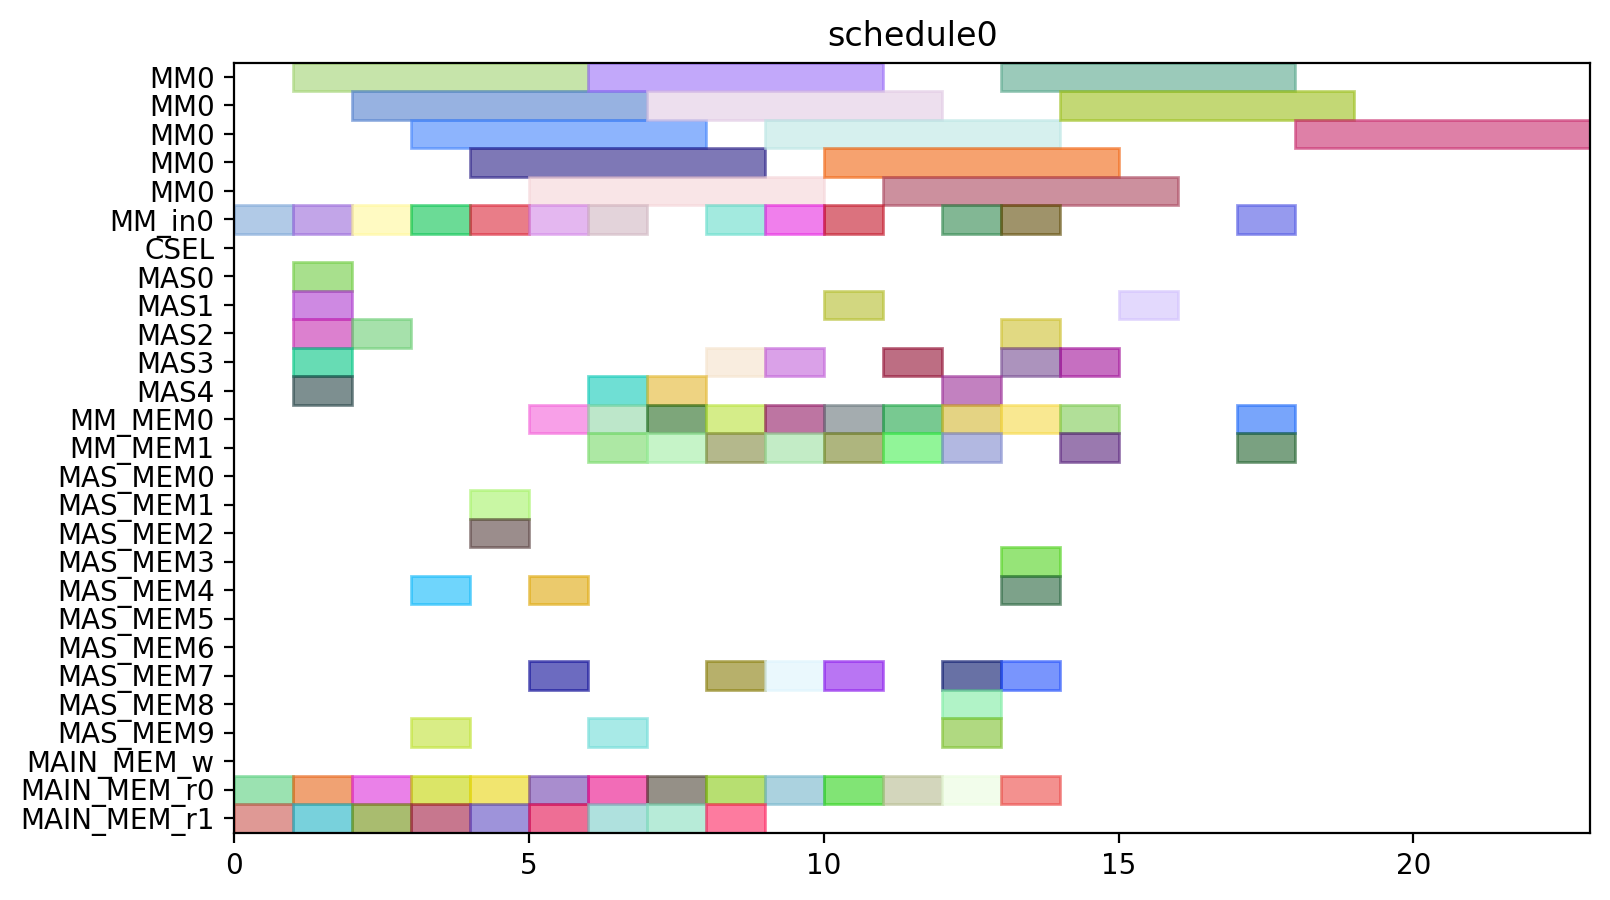

Python code for this plot:
from pyschedule import Scenario, solvers, plotters, alt


def solve():
	horizon = 90
	S = Scenario("schedule0", horizon=horizon)

	# resource
	MM = S.Resources('MM', num=1, size=5)
	MM_in = S.Resources('MM_in', num=1)
	CSEL = S.Resource('CSEL')
	MAS = S.Resources('MAS', num=5, size=1, periods=range(1, horizon))
	MM_MEM = S.Resources('MM_MEM', num=2)
	MAS_MEM = S.Resources('MAS_MEM', num=10)
	MAIN_MEM_w = S.Resource('MAIN_MEM_w', size=1)
	MAIN_MEM_r = S.Resources('MAIN_MEM_r', num=2)

	# result of previous scheduling

	# new tasks
	t0_in = S.Task('t0_in', length=1, delay_cost=1)
	t0_in += alt(MM_in)
	t0 = S.Task('t0', length=5, delay_cost=1)
	t0 += alt(MM)
	S += t0>=t0_in

	t0_mem0 = S.Task('t0_mem0', length=1, delay_cost=1)
	t0_mem0 += MAIN_MEM_r[0]
	t0_mem1 = S.Task('t0_mem1', length=1, delay_cost=1)
	t0_mem1 += MAIN_MEM_r[1]
	t1_in = S.Task('t1_in', length=1, delay_cost=1)
	t1_in += alt(MM_in)
	t1 = S.Task('t1', length=5, delay_cost=1)
	t1 += alt(MM)
	S += t1>=t1_in

	t1_mem0 = S.Task('t1_mem0', length=1, delay_cost=1)
	t1_mem0 += MAIN_MEM_r[0]
	t1_mem1 = S.Task('t1_mem1', length=1, delay_cost=1)
	t1_mem1 += MAIN_MEM_r[1]
	t2_in = S.Task('t2_in', length=1, delay_cost=1)
	t2_in += alt(MM_in)
	t2 = S.Task('t2', length=5, delay_cost=1)
	t2 += alt(MM)
	S += t2>=t2_in

	t2_mem0 = S.Task('t2_mem0', length=1, delay_cost=1)
	t2_mem0 += MAIN_MEM_r[0]
	t2_mem1 = S.Task('t2_mem1', length=1, delay_cost=1)
	t2_mem1 += MAIN_MEM_r[1]
	t3 = S.Task('t3', length=1, delay_cost=1)
	t3 += alt(MAS)

	t3_mem0 = S.Task('t3_mem0', length=1, delay_cost=1)
	t3_mem0 += MAIN_MEM_r[0]
	t3_mem1 = S.Task('t3_mem1', length=1, delay_cost=1)
	t3_mem1 += MAIN_MEM_r[1]
	t4 = S.Task('t4', length=1, delay_cost=1)
	t4 += alt(MAS)

	t4_mem0 = S.Task('t4_mem0', length=1, delay_cost=1)
	t4_mem0 += MAIN_MEM_r[0]
	t4_mem1 = S.Task('t4_mem1', length=1, delay_cost=1)
	t4_mem1 += MAIN_MEM_r[1]
	t8 = S.Task('t8', length=1, delay_cost=1)
	t8 += alt(MAS)

	t8_mem0 = S.Task('t8_mem0', length=1, delay_cost=1)
	t8_mem0 += MAIN_MEM_r[0]
	t8_mem1 = S.Task('t8_mem1', length=1, delay_cost=1)
	t8_mem1 += MAIN_MEM_r[1]
	t9 = S.Task('t9', length=1, delay_cost=1)
	t9 += alt(MAS)

	t9_mem0 = S.Task('t9_mem0', length=1, delay_cost=1)
	t9_mem0 += MAIN_MEM_r[0]
	t9_mem1 = S.Task('t9_mem1', length=1, delay_cost=1)
	t9_mem1 += MAIN_MEM_r[1]
	t13 = S.Task('t13', length=1, delay_cost=1)
	t13 += alt(MAS)

	t13_mem0 = S.Task('t13_mem0', length=1, delay_cost=1)
	t13_mem0 += MAIN_MEM_r[0]
	t13_mem1 = S.Task('t13_mem1', length=1, delay_cost=1)
	t13_mem1 += MAIN_MEM_r[1]
	t14 = S.Task('t14', length=1, delay_cost=1)
	t14 += alt(MAS)

	t14_mem0 = S.Task('t14_mem0', length=1, delay_cost=1)
	t14_mem0 += MAIN_MEM_r[0]
	t14_mem1 = S.Task('t14_mem1', length=1, delay_cost=1)
	t14_mem1 += MAIN_MEM_r[1]
	t5_in = S.Task('t5_in', length=1, delay_cost=1)
	t5_in += alt(MM_in)
	t5 = S.Task('t5', length=5, delay_cost=1)
	t5 += alt(MM)
	S += t5>=t5_in

	t5_mem0 = S.Task('t5_mem0', length=1, delay_cost=1)
	t5_mem0 += alt(MAS_MEM)
	S += (t3*MAS[0])-1 < t5_mem0*MAS_MEM[0]
	S += (t3*MAS[1])-1 < t5_mem0*MAS_MEM[2]
	S += (t3*MAS[2])-1 < t5_mem0*MAS_MEM[4]
	S += (t3*MAS[3])-1 < t5_mem0*MAS_MEM[6]
	S += (t3*MAS[4])-1 < t5_mem0*MAS_MEM[8]
	S += t5_mem0 <= t5

	t5_mem1 = S.Task('t5_mem1', length=1, delay_cost=1)
	t5_mem1 += alt(MAS_MEM)
	S += (t4*MAS[0])-1 < t5_mem1*MAS_MEM[1]
	S += (t4*MAS[1])-1 < t5_mem1*MAS_MEM[3]
	S += (t4*MAS[2])-1 < t5_mem1*MAS_MEM[5]
	S += (t4*MAS[3])-1 < t5_mem1*MAS_MEM[7]
	S += (t4*MAS[4])-1 < t5_mem1*MAS_MEM[9]
	S += t5_mem1 <= t5

	t6 = S.Task('t6', length=1, delay_cost=1)
	t6 += alt(MAS)

	t6_mem0 = S.Task('t6_mem0', length=1, delay_cost=1)
	t6_mem0 += alt(MM_MEM)
	S += (t0*MM[0])-1 < t6_mem0*MM_MEM[0]
	S += t6_mem0 <= t6

	t6_mem1 = S.Task('t6_mem1', length=1, delay_cost=1)
	t6_mem1 += alt(MM_MEM)
	S += (t1*MM[0])-1 < t6_mem1*MM_MEM[1]
	S += t6_mem1 <= t6

	t10_in = S.Task('t10_in', length=1, delay_cost=1)
	t10_in += alt(MM_in)
	t10 = S.Task('t10', length=5, delay_cost=1)
	t10 += alt(MM)
	S += t10>=t10_in

	t10_mem0 = S.Task('t10_mem0', length=1, delay_cost=1)
	t10_mem0 += alt(MAS_MEM)
	S += (t8*MAS[0])-1 < t10_mem0*MAS_MEM[0]
	S += (t8*MAS[1])-1 < t10_mem0*MAS_MEM[2]
	S += (t8*MAS[2])-1 < t10_mem0*MAS_MEM[4]
	S += (t8*MAS[3])-1 < t10_mem0*MAS_MEM[6]
	S += (t8*MAS[4])-1 < t10_mem0*MAS_MEM[8]
	S += t10_mem0 <= t10

	t10_mem1 = S.Task('t10_mem1', length=1, delay_cost=1)
	t10_mem1 += alt(MAS_MEM)
	S += (t9*MAS[0])-1 < t10_mem1*MAS_MEM[1]
	S += (t9*MAS[1])-1 < t10_mem1*MAS_MEM[3]
	S += (t9*MAS[2])-1 < t10_mem1*MAS_MEM[5]
	S += (t9*MAS[3])-1 < t10_mem1*MAS_MEM[7]
	S += (t9*MAS[4])-1 < t10_mem1*MAS_MEM[9]
	S += t10_mem1 <= t10

	t11 = S.Task('t11', length=1, delay_cost=1)
	t11 += alt(MAS)

	t11_mem0 = S.Task('t11_mem0', length=1, delay_cost=1)
	t11_mem0 += alt(MM_MEM)
	S += (t1*MM[0])-1 < t11_mem0*MM_MEM[0]
	S += t11_mem0 <= t11

	t11_mem1 = S.Task('t11_mem1', length=1, delay_cost=1)
	t11_mem1 += alt(MM_MEM)
	S += (t2*MM[0])-1 < t11_mem1*MM_MEM[1]
	S += t11_mem1 <= t11

	t15_in = S.Task('t15_in', length=1, delay_cost=1)
	t15_in += alt(MM_in)
	t15 = S.Task('t15', length=5, delay_cost=1)
	t15 += alt(MM)
	S += t15>=t15_in

	t15_mem0 = S.Task('t15_mem0', length=1, delay_cost=1)
	t15_mem0 += alt(MAS_MEM)
	S += (t13*MAS[0])-1 < t15_mem0*MAS_MEM[0]
	S += (t13*MAS[1])-1 < t15_mem0*MAS_MEM[2]
	S += (t13*MAS[2])-1 < t15_mem0*MAS_MEM[4]
	S += (t13*MAS[3])-1 < t15_mem0*MAS_MEM[6]
	S += (t13*MAS[4])-1 < t15_mem0*MAS_MEM[8]
	S += t15_mem0 <= t15

	t15_mem1 = S.Task('t15_mem1', length=1, delay_cost=1)
	t15_mem1 += alt(MAS_MEM)
	S += (t14*MAS[0])-1 < t15_mem1*MAS_MEM[1]
	S += (t14*MAS[1])-1 < t15_mem1*MAS_MEM[3]
	S += (t14*MAS[2])-1 < t15_mem1*MAS_MEM[5]
	S += (t14*MAS[3])-1 < t15_mem1*MAS_MEM[7]
	S += (t14*MAS[4])-1 < t15_mem1*MAS_MEM[9]
	S += t15_mem1 <= t15

	t16 = S.Task('t16', length=1, delay_cost=1)
	t16 += alt(MAS)

	t16_mem0 = S.Task('t16_mem0', length=1, delay_cost=1)
	t16_mem0 += alt(MM_MEM)
	S += (t0*MM[0])-1 < t16_mem0*MM_MEM[0]
	S += t16_mem0 <= t16

	t16_mem1 = S.Task('t16_mem1', length=1, delay_cost=1)
	t16_mem1 += alt(MM_MEM)
	S += (t2*MM[0])-1 < t16_mem1*MM_MEM[1]
	S += t16_mem1 <= t16

	t19_in = S.Task('t19_in', length=1, delay_cost=1)
	t19_in += alt(MM_in)
	t19 = S.Task('t19', length=5, delay_cost=1)
	t19 += alt(MM)
	S += t19>=t19_in

	t19_mem0 = S.Task('t19_mem0', length=1, delay_cost=1)
	t19_mem0 += MAIN_MEM_r[0]
	t19_mem1 = S.Task('t19_mem1', length=1, delay_cost=1)
	t19_mem1 += alt(MM_MEM)
	S += (t2*MM[0])-1 < t19_mem1*MM_MEM[1]
	S += t19_mem1 <= t19

	t24 = S.Task('t24', length=1, delay_cost=1)
	t24 += alt(MAS)

	t24_mem0 = S.Task('t24_mem0', length=1, delay_cost=1)
	t24_mem0 += alt(MM_MEM)
	S += (t0*MM[0])-1 < t24_mem0*MM_MEM[0]
	S += t24_mem0 <= t24

	t26_in = S.Task('t26_in', length=1, delay_cost=1)
	t26_in += alt(MM_in)
	t26 = S.Task('t26', length=5, delay_cost=1)
	t26 += alt(MM)
	S += t26>=t26_in

	t26_mem0 = S.Task('t26_mem0', length=1, delay_cost=1)
	t26_mem0 += MAIN_MEM_r[0]
	t26_mem1 = S.Task('t26_mem1', length=1, delay_cost=1)
	t26_mem1 += alt(MM_MEM)
	S += (t2*MM[0])-1 < t26_mem1*MM_MEM[1]
	S += t26_mem1 <= t26

	t7 = S.Task('t7', length=1, delay_cost=1)
	t7 += alt(MAS)

	t7_mem0 = S.Task('t7_mem0', length=1, delay_cost=1)
	t7_mem0 += alt(MM_MEM)
	S += (t5*MM[0])-1 < t7_mem0*MM_MEM[0]
	S += t7_mem0 <= t7

	t7_mem1 = S.Task('t7_mem1', length=1, delay_cost=1)
	t7_mem1 += alt(MAS_MEM)
	S += (t6*MAS[0])-1 < t7_mem1*MAS_MEM[1]
	S += (t6*MAS[1])-1 < t7_mem1*MAS_MEM[3]
	S += (t6*MAS[2])-1 < t7_mem1*MAS_MEM[5]
	S += (t6*MAS[3])-1 < t7_mem1*MAS_MEM[7]
	S += (t6*MAS[4])-1 < t7_mem1*MAS_MEM[9]
	S += t7_mem1 <= t7

	t12 = S.Task('t12', length=1, delay_cost=1)
	t12 += alt(MAS)

	t12_mem0 = S.Task('t12_mem0', length=1, delay_cost=1)
	t12_mem0 += alt(MM_MEM)
	S += (t10*MM[0])-1 < t12_mem0*MM_MEM[0]
	S += t12_mem0 <= t12

	t12_mem1 = S.Task('t12_mem1', length=1, delay_cost=1)
	t12_mem1 += alt(MAS_MEM)
	S += (t11*MAS[0])-1 < t12_mem1*MAS_MEM[1]
	S += (t11*MAS[1])-1 < t12_mem1*MAS_MEM[3]
	S += (t11*MAS[2])-1 < t12_mem1*MAS_MEM[5]
	S += (t11*MAS[3])-1 < t12_mem1*MAS_MEM[7]
	S += (t11*MAS[4])-1 < t12_mem1*MAS_MEM[9]
	S += t12_mem1 <= t12

	t17 = S.Task('t17', length=1, delay_cost=1)
	t17 += alt(MAS)

	t17_mem0 = S.Task('t17_mem0', length=1, delay_cost=1)
	t17_mem0 += alt(MM_MEM)
	S += (t15*MM[0])-1 < t17_mem0*MM_MEM[0]
	S += t17_mem0 <= t17

	t17_mem1 = S.Task('t17_mem1', length=1, delay_cost=1)
	t17_mem1 += alt(MAS_MEM)
	S += (t16*MAS[0])-1 < t17_mem1*MAS_MEM[1]
	S += (t16*MAS[1])-1 < t17_mem1*MAS_MEM[3]
	S += (t16*MAS[2])-1 < t17_mem1*MAS_MEM[5]
	S += (t16*MAS[3])-1 < t17_mem1*MAS_MEM[7]
	S += (t16*MAS[4])-1 < t17_mem1*MAS_MEM[9]
	S += t17_mem1 <= t17

	t25 = S.Task('t25', length=1, delay_cost=1)
	t25 += alt(MAS)

	t25_mem0 = S.Task('t25_mem0', length=1, delay_cost=1)
	t25_mem0 += alt(MM_MEM)
	S += (t0*MM[0])-1 < t25_mem0*MM_MEM[0]
	S += t25_mem0 <= t25

	t25_mem1 = S.Task('t25_mem1', length=1, delay_cost=1)
	t25_mem1 += alt(MAS_MEM)
	S += (t24*MAS[0])-1 < t25_mem1*MAS_MEM[1]
	S += (t24*MAS[1])-1 < t25_mem1*MAS_MEM[3]
	S += (t24*MAS[2])-1 < t25_mem1*MAS_MEM[5]
	S += (t24*MAS[3])-1 < t25_mem1*MAS_MEM[7]
	S += (t24*MAS[4])-1 < t25_mem1*MAS_MEM[9]
	S += t25_mem1 <= t25

	t29 = S.Task('t29', length=1, delay_cost=1)
	t29 += alt(MAS)

	t29_mem0 = S.Task('t29_mem0', length=1, delay_cost=1)
	t29_mem0 += alt(MM_MEM)
	S += (t0*MM[0])-1 < t29_mem0*MM_MEM[0]
	S += t29_mem0 <= t29

	t29_mem1 = S.Task('t29_mem1', length=1, delay_cost=1)
	t29_mem1 += alt(MM_MEM)
	S += (t26*MM[0])-1 < t29_mem1*MM_MEM[1]
	S += t29_mem1 <= t29

	t18_in = S.Task('t18_in', length=1, delay_cost=1)
	t18_in += alt(MM_in)
	t18 = S.Task('t18', length=5, delay_cost=1)
	t18 += alt(MM)
	S += t18>=t18_in

	t18_mem0 = S.Task('t18_mem0', length=1, delay_cost=1)
	t18_mem0 += MAIN_MEM_r[0]
	t18_mem1 = S.Task('t18_mem1', length=1, delay_cost=1)
	t18_mem1 += alt(MAS_MEM)
	S += (t12*MAS[0])-1 < t18_mem1*MAS_MEM[1]
	S += (t12*MAS[1])-1 < t18_mem1*MAS_MEM[3]
	S += (t12*MAS[2])-1 < t18_mem1*MAS_MEM[5]
	S += (t12*MAS[3])-1 < t18_mem1*MAS_MEM[7]
	S += (t12*MAS[4])-1 < t18_mem1*MAS_MEM[9]
	S += t18_mem1 <= t18

	t27_in = S.Task('t27_in', length=1, delay_cost=1)
	t27_in += alt(MM_in)
	t27 = S.Task('t27', length=5, delay_cost=1)
	t27 += alt(MM)
	S += t27>=t27_in

	t27_mem0 = S.Task('t27_mem0', length=1, delay_cost=1)
	t27_mem0 += MAIN_MEM_r[0]
	t27_mem1 = S.Task('t27_mem1', length=1, delay_cost=1)
	t27_mem1 += alt(MAS_MEM)
	S += (t12*MAS[0])-1 < t27_mem1*MAS_MEM[1]
	S += (t12*MAS[1])-1 < t27_mem1*MAS_MEM[3]
	S += (t12*MAS[2])-1 < t27_mem1*MAS_MEM[5]
	S += (t12*MAS[3])-1 < t27_mem1*MAS_MEM[7]
	S += (t12*MAS[4])-1 < t27_mem1*MAS_MEM[9]
	S += t27_mem1 <= t27

	t28 = S.Task('t28', length=1, delay_cost=1)
	t28 += alt(MAS)

	t28_mem0 = S.Task('t28_mem0', length=1, delay_cost=1)
	t28_mem0 += alt(MAS_MEM)
	S += (t25*MAS[0])-1 < t28_mem0*MAS_MEM[0]
	S += (t25*MAS[1])-1 < t28_mem0*MAS_MEM[2]
	S += (t25*MAS[2])-1 < t28_mem0*MAS_MEM[4]
	S += (t25*MAS[3])-1 < t28_mem0*MAS_MEM[6]
	S += (t25*MAS[4])-1 < t28_mem0*MAS_MEM[8]
	S += t28_mem0 <= t28

	t28_mem1 = S.Task('t28_mem1', length=1, delay_cost=1)
	t28_mem1 += alt(MM_MEM)
	S += (t26*MM[0])-1 < t28_mem1*MM_MEM[1]
	S += t28_mem1 <= t28

	t30_in = S.Task('t30_in', length=1, delay_cost=1)
	t30_in += alt(MM_in)
	t30 = S.Task('t30', length=5, delay_cost=1)
	t30 += alt(MM)
	S += t30>=t30_in

	t30_mem0 = S.Task('t30_mem0', length=1, delay_cost=1)
	t30_mem0 += MAIN_MEM_r[0]
	t30_mem1 = S.Task('t30_mem1', length=1, delay_cost=1)
	t30_mem1 += alt(MAS_MEM)
	S += (t29*MAS[0])-1 < t30_mem1*MAS_MEM[1]
	S += (t29*MAS[1])-1 < t30_mem1*MAS_MEM[3]
	S += (t29*MAS[2])-1 < t30_mem1*MAS_MEM[5]
	S += (t29*MAS[3])-1 < t30_mem1*MAS_MEM[7]
	S += (t29*MAS[4])-1 < t30_mem1*MAS_MEM[9]
	S += t30_mem1 <= t30

	t20 = S.Task('t20', length=1, delay_cost=1)
	t20 += alt(MAS)

	t20_mem0 = S.Task('t20_mem0', length=1, delay_cost=1)
	t20_mem0 += alt(MM_MEM)
	S += (t19*MM[0])-1 < t20_mem0*MM_MEM[0]
	S += t20_mem0 <= t20

	t20_mem1 = S.Task('t20_mem1', length=1, delay_cost=1)
	t20_mem1 += alt(MM_MEM)
	S += (t18*MM[0])-1 < t20_mem1*MM_MEM[1]
	S += t20_mem1 <= t20

	t31_in = S.Task('t31_in', length=1, delay_cost=1)
	t31_in += alt(MM_in)
	t31 = S.Task('t31', length=5, delay_cost=1)
	t31 += alt(MM)
	S += t31>=t31_in

	t31_mem0 = S.Task('t31_mem0', length=1, delay_cost=1)
	t31_mem0 += alt(MM_MEM)
	S += (t27*MM[0])-1 < t31_mem0*MM_MEM[0]
	S += t31_mem0 <= t31

	t31_mem1 = S.Task('t31_mem1', length=1, delay_cost=1)
	t31_mem1 += alt(MM_MEM)
	S += (t30*MM[0])-1 < t31_mem1*MM_MEM[1]
	S += t31_mem1 <= t31

	t35_in = S.Task('t35_in', length=1, delay_cost=1)
	t35_in += alt(MM_in)
	t35 = S.Task('t35', length=5, delay_cost=1)
	t35 += alt(MM)
	S += t35>=t35_in

	t35_mem0 = S.Task('t35_mem0', length=1, delay_cost=1)
	t35_mem0 += alt(MAS_MEM)
	S += (t7*MAS[0])-1 < t35_mem0*MAS_MEM[0]
	S += (t7*MAS[1])-1 < t35_mem0*MAS_MEM[2]
	S += (t7*MAS[2])-1 < t35_mem0*MAS_MEM[4]
	S += (t7*MAS[3])-1 < t35_mem0*MAS_MEM[6]
	S += (t7*MAS[4])-1 < t35_mem0*MAS_MEM[8]
	S += t35_mem0 <= t35

	t35_mem1 = S.Task('t35_mem1', length=1, delay_cost=1)
	t35_mem1 += alt(MAS_MEM)
	S += (t28*MAS[0])-1 < t35_mem1*MAS_MEM[1]
	S += (t28*MAS[1])-1 < t35_mem1*MAS_MEM[3]
	S += (t28*MAS[2])-1 < t35_mem1*MAS_MEM[5]
	S += (t28*MAS[3])-1 < t35_mem1*MAS_MEM[7]
	S += (t28*MAS[4])-1 < t35_mem1*MAS_MEM[9]
	S += t35_mem1 <= t35

	solvers.mip.solve(S,msg=1,kind='CPLEX',ratio_gap=1.01)

	solution = [['hoge']*len(S.solution()[1]) for i in range(len(S.solution()))]
	for i in range(len(S.solution())):
		for j in range(len(S.solution()[i])):
			solution[i][j]=str(S.solution()[i][j])
	print(solution)

	cycles = int(solution[-1][3])

	pic_file_name = "/home/mfukuda/ABE/multiRAM_multiMAS_16mux/scheduling_result/stage5MM1_stage1MAS5/EP_ADD_A_ANY/schedule0.png"
	if(S.solution() != []):
		plotters.matplotlib.plot(S,img_filename=pic_file_name, show_task_labels=False, fig_size=(cycles*0.25+3, 5))

	return solution
